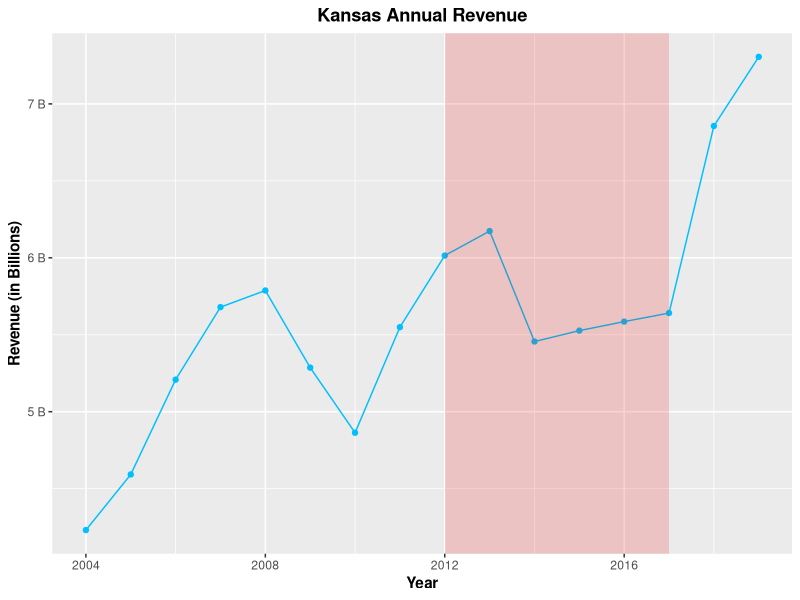

Recreate this plot in R. (Note: this script raises an error after producing the figure.)
library(ggplot2)

## Did Revenues decrease?
## Data manually drawn from https://www.ksrevenue.org/prannualreport.html
Krev <- data.frame(year = c(2004:2019),
                   revenue = c(4230820531, 4592296690, 5208190254, 5679536893, 5787650186, 5286354279, 4863319786, 5549205598, 6014616578, 6173763811, 5456042771, 5526841954, 5585492934, 5640971391, 6856525504, 7305556920)
)

Revplot <- ggplot(data = Krev, aes(x = year, y = revenue)) +
    geom_line(color = "deepskyblue1") +
    geom_point(color = "deepskyblue1") +
    ggtitle("Kansas Annual Revenue") +
    ylab("Revenue (in Billions)") +
    xlab("Year") +
    theme(
        plot.title = element_text(face = "bold", hjust = 0.5),
        axis.title.y = element_text(face = "bold"),
        axis.title.x = element_text(face = "bold")
        ) +
    geom_rect(aes(xmin = 2012, xmax = 2017, ymin = -Inf, ymax = Inf),
              fill = "red",
              alpha = 0.01,
              inherit.aes = FALSE
    ) +
    scale_y_continuous(labels = paste(4:8, "B"),
                        breaks = 10^9 * 4:8)

Revplot
## Plotting this shows a slight drop in 2012 when the cuts were implemented, and a sharp rise after 2016 when they were rolled back.

## Did the economy grow slower than neighboring states and the US?
## Data table generated at https://www.bea.gov/data/gdp/gdp-state
GDPgrowth <- read.csv("GDPGrowth.csv")
KGDP <- t(GDPgrowth[GDPgrowth$GeoName == "Kansas"])
PGDP <- t(GDPgrowth[GDPgrowth$GeoName == "Plains"])
USGDP <- t(GDPgrowth[GDPgrowth$GeoName == "United States"])
GDP <- cbind(USGDP, PGDP, KGDP, c(1998:2019))
colnames(GDP) <- c("US", "Plains", "Kansas", "Year")
rownames(GDP) <- NULL
GDP <- GDP[GDP$Year >= 2009, ]


GDPplot <- ggplot(data = GDP, aes(x = Year)) +
    geom_smooth(aes(y = Kansas, color = "Kansas")) +
    geom_smooth(aes(y = Plains, color = "Plains")) +
    geom_smooth(aes(y = US, color = "US")) +
    geom_line(aes(y = Kansas, color = "Kansas")) +
    geom_line(aes(y = Plains, color = "Plains")) +
    geom_line(aes(y = US, color = "US")) +
    geom_point(aes(y = Kansas, color = "Kansas")) +
    geom_point(aes(y = Plains, color = "Plains")) +
    geom_point(aes(y = US, color = "US")) +
    ggtitle("Growth in Effective GDP as a % of Previous Year") +
    ylab("Growth (in percent)") +
    xlab("Year") +
    theme(
        plot.title = element_text(face = "bold", hjust = 0.5),
        axis.title.y = element_text(face = "bold"),
        axis.title.x = element_text(face = "bold")
    ) +
    geom_rect(aes(xmin = 2012, xmax = 2017, ymin = -Inf, ymax = Inf),
              fill = "red",
              alpha = 0.01,
              inherit.aes = FALSE
    ) +
    scale_x_continuous(breaks = c(2010, 2012, 2017, 2019)) +
    scale_colour_manual("", 
                        breaks = c("Kansas", "Plains", "US"),
                        values = c("deepskyblue1", "mediumblue", "blueviolet"))
GDPplot



## Did bond rating decrease?
## S&P Rating changed in 2014 https://www.spglobal.com/ratings/en/research/articles/190319-history-of-u-s-state-ratings-2185306 and has not gone back up yet
## This article explains that it was because of the imbalanced budget :https://www.kansas.com/news/politics-government/article91961917.html#adnrb=900000

## Did they cut education spending?
## Data manually drawn from https://www.nasbo.org/reports-data/state-expenditure-report/state-expenditure-archives
Keduc <- data.frame(year = (2004:2019),
                    K12 = c(2627, 2784, 3082, 3315, 3576, 3682, 3584, 3824, 3824, 3714, 3742, 3809, 4553, 4449, 4600, 4962),
                    Higher = c(1711, 1843, 1958, 2050, 2222, 2316, 2258, 2424, 2424, 2428, 2546, 2590, 2674, 2750, 2804, 2829)
)
Keduc <- cbind(Keduc, total = rowSums(Keduc[ ,c("Higher", "K12")]))


Educplot <- ggplot(data = Keduc, aes(x = year)) +
    geom_line(aes(y = K12, color = "K-12 Education")) +
    geom_line(aes(y = Higher, color = "Higher Education")) +
    geom_point(aes(y = K12, color = "K-12 Education")) +
    geom_point(aes(y = Higher, color = "Higher Education")) +
    ggtitle("Kansas Annual Expenditure on Education") +
    ylab("Expenditure (in Billions") +
    xlab("Year") +
    theme(
        plot.title = element_text(face = "bold", hjust = 0.5),
        axis.title.y = element_text(face = "bold"),
        axis.title.x = element_text(face = "bold")
    ) +
    geom_rect(aes(xmin = 2012, xmax = 2017, ymin = -Inf, ymax = Inf),
              fill = "red",
              alpha = 0.01,
              inherit.aes = FALSE
    ) +
    scale_y_continuous(labels = paste(1:8, "B"),
                       breaks = 10^3 * 1:8) +
    scale_colour_manual("", 
                        breaks = c("K-12 Education", "Higher Education"),
                        values = c("deepskyblue1", "mediumblue"))
Educplot


## Did they cut infrastructure spending?
## 